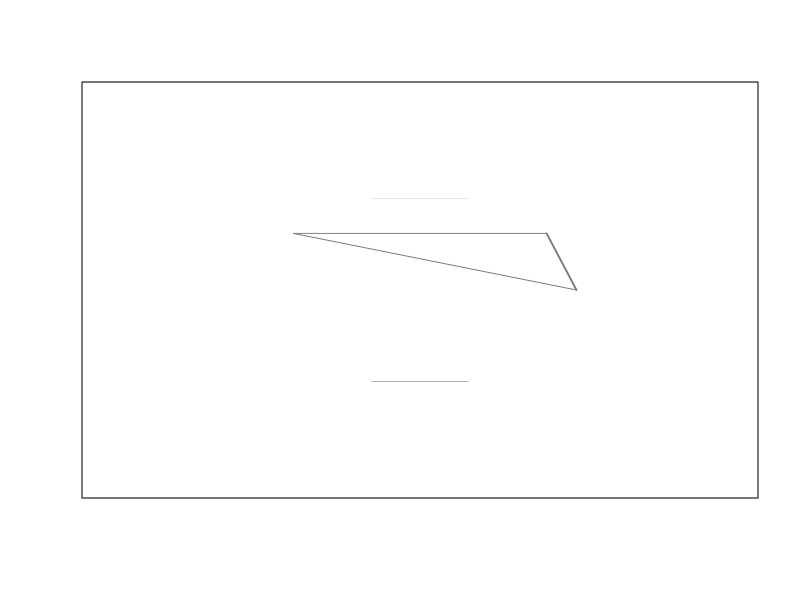

Reproduce this figure in R. (Note: this script raises an error after producing the figure.)
# script to generate sensitivity plots
# with first- and total-order indices as circles
# and second-order indices as lines

# libraries----
library(RColorBrewer)

# setting working directory-----
setwd("/Users/calvinwhealton/GitHub/SensitivityAnalysisPlots")

## importing data from sensitivity analysis----
# importing first- and total-order indices
s1st <- read.table("S1ST_output.txt"
                   , sep=','
                   , header=TRUE)

# importing second-order indices
s2 <- read.table("S2_output.txt"
                   , sep=','
                   , header=FALSE)
s2_conf <- read.table("S2_conf_output.txt"
                   , sep=','
                   , header=FALSE)


## determining which indices are statistically significant----
# testing if it is outside of the 95% CI
s1st$s1_sig <- 0
s1st$s1_sig[which(abs(s1st$S1) - s1st$S1_conf > 0 )] <- 1

s1st$st_sig <- 0
s1st$st_sig[which(abs(s1st$ST) - s1st$ST_conf > 0 )] <- 1

s2_sig <- matrix(0,nrow(s2),ncol(s2))
s2_sig[which(abs(s2) - s2_conf > 0)] <- 1

## defining groups for the variables----
# defing indices for each group
group1_inds <- c(1,4,7,8)
group2_inds <- c(2,3,9)
group3_inds <- c(5,6,10)

# initializing variable for group name and filling-in values
s1st$gp_name <- NA
s1st$gp_name[group1_inds] <- c("group1")
s1st$gp_name[group2_inds] <- c("group2")
s1st$gp_name[group3_inds] <- c("group3")

## setting group color schemes----
# colors for three groups
gp_cols <- c("lightcoral","deepskyblue","green3")

# initializing group color column and then filling-in values
s1st$gp_col <- NA
s1st$gp_col[group1_inds] <- gp_cols[1]
s1st$gp_col[group2_inds] <- gp_cols[2]
s1st$gp_col[group3_inds] <- gp_cols[3]

## finding number of points to plot and locations----
# could be based on statistical significance or magnitude of indices
num_plot <- sum(s1st$st_sig)

# polar cooridantes angular-values of locations
angles <- 2*pi*seq(0,num_plot-1)/num_plot
radius <- 2

# assigning coordinates to varaibles based on groups----
s1st$rad <- radius
s1st$ang <- NA

# coordinates in polar
s1st$ang[group1_inds] <- angles[1:length(group1_inds)]
s1st$ang[group2_inds] <- angles[(length(group1_inds)+1):(length(group1_inds)+length(group2_inds))]
s1st$ang[group3_inds] <- angles[(length(group1_inds)+length(group2_inds)+1):(length(group1_inds)+length(group2_inds)+length(group3_inds))]

# coordinates in cartesian
s1st$x_val <- s1st$rad*cos(s1st$ang)
s1st$y_val <- s1st$rad*sin(s1st$ang)

## plotting results----

# colors and scales used in plots
line_col <- "gray48"
line_scale <- 4

tot_col <- "black"
s1_col <- "purple"
circle_scale <- 4



# initial plot is empty
plot(NA
     , NA
     , xlim = c(-4,4)
     , ylim = c(-4,4)
     , xaxt = 'n'
     , yaxt = 'n'
     , xlab = ''
     , ylab = '')

# plotting all lines that were significant
for(i in 1:nrow(s1st)){
  for(j in 1:nrow(s1st)){
    if(s2_sig[j,i] == 1){
      lines(c(s1st$x_val[i],s1st$x_val[j])
            , c(s1st$y_val[i],s1st$y_val[j])
            , col=line_col
            , lwd = line_scale*sqrt(s2[j,i])
            , lty=1)
    }
  }
}

# plotting the total-order indices
points(s1st$x_val
       , s1st$y_val
       , col = tot_col
       , pch = 19
       , cex = tot_scale*sqrt(s1st$ST))
# plotting the total-order indices
points(s1st$x_val
       , s1st$y_val
       , col = "white"
       , pch = 19
       , cex = tot_scale*sqrt(s1st$ST)*0.95)

# plotting the total-order indices
# plotting the total-order indices
points(s1st$x_val
       , s1st$y_val
       , col = s1_col
       , pch = 19
       , cex = tot_scale*sqrt(s1st$S1)*s1st$s1_sig)

for(i in 1:nrow(s1st)){
  text(1.2*s1st$rad[i]*cos(s1st$ang[i]), 1.2*s1st$rad[i]*sin(s1st$ang[i])
       , s1st$ind[i]
       , col = s1st$gp_col[i]
       , srt = s1st$ang[i]*360/(2*pi)
       , adj = 0
       )
}



